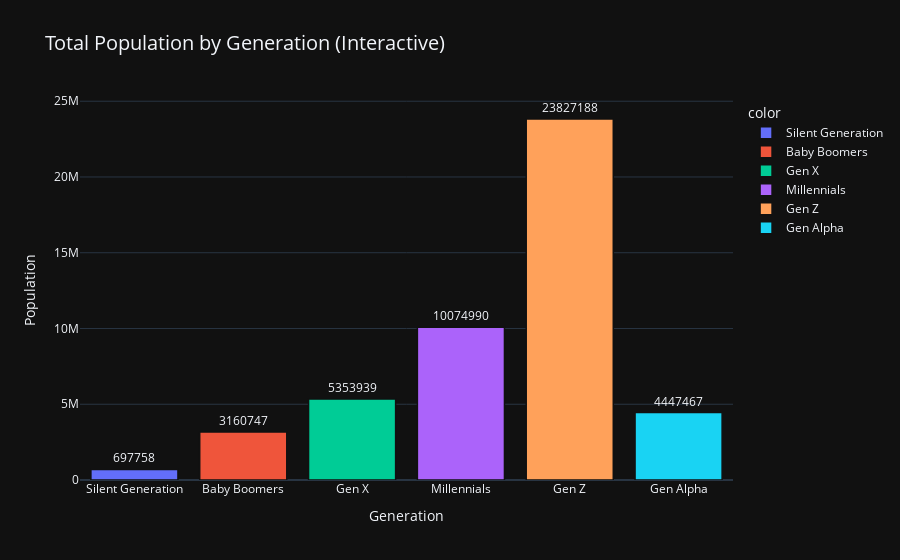

The notebook cell saved with this chart:
### Code cell
import plotly.express as px

# Interactive bar chart for total population by generation
fig = px.bar(
    x=list(generation_totals.keys()),
    y=list(generation_totals.values()),
    color=list(generation_totals.keys()),
    labels={'x': 'Generation', 'y': 'Population'},
    title='Total Population by Generation (Interactive)',
    text=list(generation_totals.values()),
)

fig.update_traces(textposition='outside', marker_line_width=1.5)
fig.update_layout(title_font_size=20, template='plotly_dark')
fig.show()

### Figure 1 — Plotly figure (JSON) as saved in the notebook; plotly's stock layout.template omitted (floating-point values rounded to 4 significant figures)
{"data": [{"alignmentgroup": "True", "hovertemplate": "color=Silent Generation<br>Generation=%{x}<br>Population=%{y}<br>text=%{text}<extra></extra>", "legendgroup": "Silent Generation", "marker": {"color": "#636efa", "line": {"width": 1.5}, "pattern": {"shape": ""}}, "name": "Silent Generation", "offsetgroup": "Silent Generation", "orientation": "v", "showlegend": true, "text": [697758], "textposition": "outside", "type": "bar", "x": ["Silent Generation"], "xaxis": "x", "y": [697758], "yaxis": "y"}, {"alignmentgroup": "True", "hovertemplate": "color=Baby Boomers<br>Generation=%{x}<br>Population=%{y}<br>text=%{text}<extra></extra>", "legendgroup": "Baby Boomers", "marker": {"color": "#EF553B", "line": {"width": 1.5}, "pattern": {"shape": ""}}, "name": "Baby Boomers", "offsetgroup": "Baby Boomers", "orientation": "v", "showlegend": true, "text": [3160747], "textposition": "outside", "type": "bar", "x": ["Baby Boomers"], "xaxis": "x", "y": [3160747], "yaxis": "y"}, {"alignmentgroup": "True", "hovertemplate": "color=Gen X<br>Generation=%{x}<br>Population=%{y}<br>text=%{text}<extra></extra>", "legendgroup": "Gen X", "marker": {"color": "#00cc96", "line": {"width": 1.5}, "pattern": {"shape": ""}}, "name": "Gen X", "offsetgroup": "Gen X", "orientation": "v", "showlegend": true, "text": [5353939], "textposition": "outside", "type": "bar", "x": ["Gen X"], "xaxis": "x", "y": [5353939], "yaxis": "y"}, {"alignmentgroup": "True", "hovertemplate": "color=Millennials<br>Generation=%{x}<br>Population=%{y}<br>text=%{text}<extra></extra>", "legendgroup": "Millennials", "marker": {"color": "#ab63fa", "line": {"width": 1.5}, "pattern": {"shape": ""}}, "name": "Millennials", "offsetgroup": "Millennials", "orientation": "v", "showlegend": true, "text": [10074990], "textposition": "outside", "type": "bar", "x": ["Millennials"], "xaxis": "x", "y": [10074990], "yaxis": "y"}, {"alignmentgroup": "True", "hovertemplate": "color=Gen Z<br>Generation=%{x}<br>Population=%{y}<br>text=%{text}<extra></extra>", "legendgroup": "Gen Z", "marker": {"color": "#FFA15A", "line": {"width": 1.5}, "pattern": {"shape": ""}}, "name": "Gen Z", "offsetgroup": "Gen Z", "orientation": "v", "showlegend": true, "text": [23827188], "textposition": "outside", "type": "bar", "x": ["Gen Z"], "xaxis": "x", "y": [23827188], "yaxis": "y"}, {"alignmentgroup": "True", "hovertemplate": "color=Gen Alpha<br>Generation=%{x}<br>Population=%{y}<br>text=%{text}<extra></extra>", "legendgroup": "Gen Alpha", "marker": {"color": "#19d3f3", "line": {"width": 1.5}, "pattern": {"shape": ""}}, "name": "Gen Alpha", "offsetgroup": "Gen Alpha", "orientation": "v", "showlegend": true, "text": [4447467], "textposition": "outside", "type": "bar", "x": ["Gen Alpha"], "xaxis": "x", "y": [4447467], "yaxis": "y"}], "layout": {"barmode": "relative", "legend": {"title": {"text": "color"}, "tracegroupgap": 0}, "title": {"font": {"size": 20}, "text": "Total Population by Generation (Interactive)"}, "xaxis": {"anchor": "y", "domain": [0, 1], "title": {"text": "Generation"}}, "yaxis": {"anchor": "x", "domain": [0, 1], "title": {"text": "Population"}}}}
